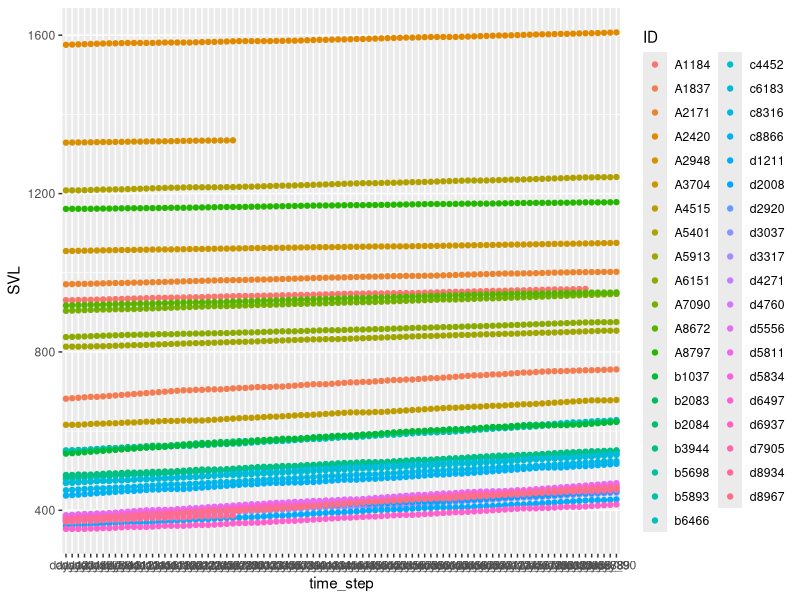
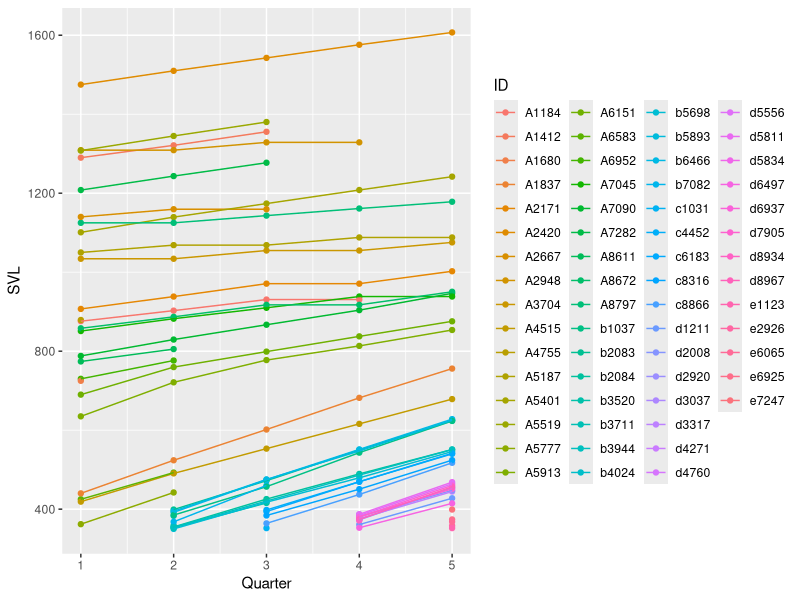
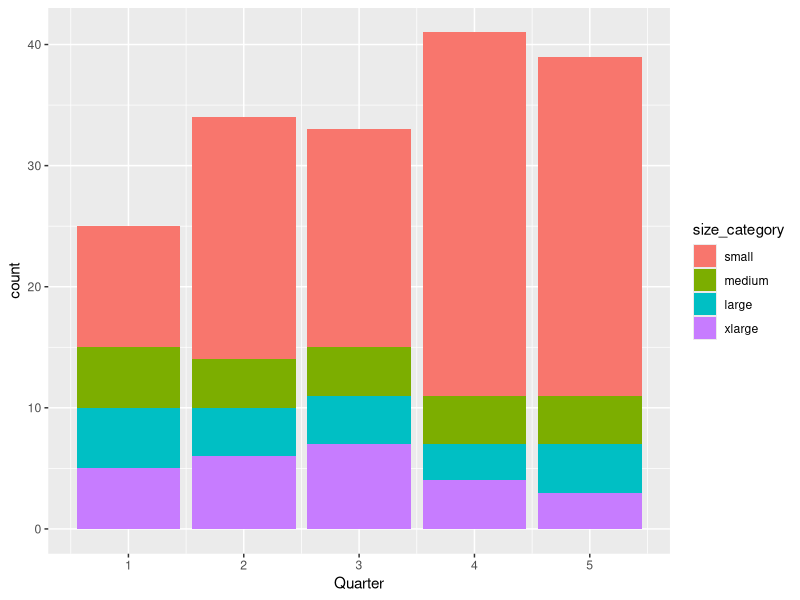
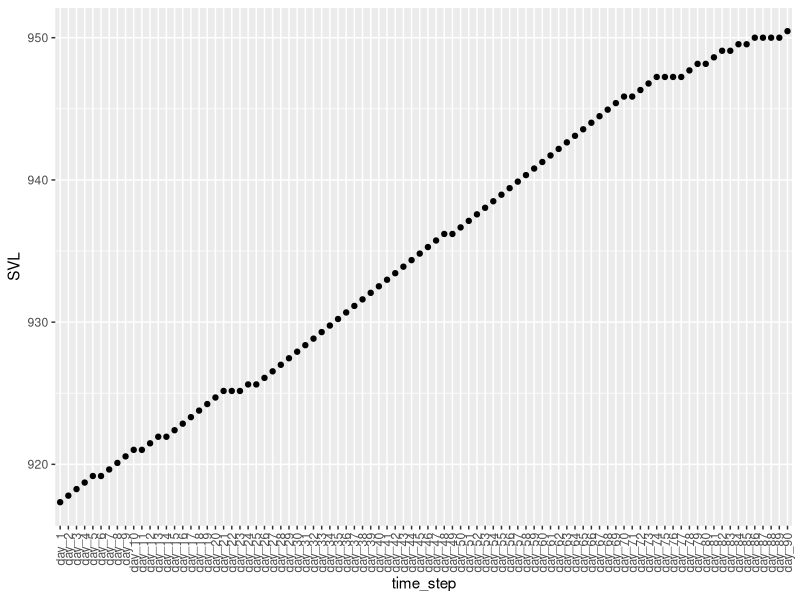

These figures' R source, in order: (Note: a time limit stopped this script after it produced the figures.)
## ---- chunk 1
knitr::opts_chunk$set(echo = TRUE)

library(reshape2)
library(ggplot2)
library(dplyr)
## ---- chunk 2

## This first version has linear growth, and the entire function will probably change when I get around to making growth non-linear (with the Gompertz functions from the growth paper)

## Inputs
# small - 1 snake, i.e. one row of dataframe of current population (columns are ID, sex and size)
# density_prob - probability (0 - 1) for the Bernoulli probability for whether or not growth occurs
# growth_rates - dataframe of 3 linear growth rates (for small, medium and large snakes' growth) for each sex, constructed using Nafus et al. 2021 values ---- THIS WILL CHANGE


## Growth rates for linear, size-based growth (based on Nafus et al. 2021 rates, which were distinct for these size bins: <750, 750 - 1000 and >1000 (different from my size bins)
growth_rate <- as.data.frame(matrix(NA, nrow = 3, ncol = 2, 
                                    dimnames = list(c("small", "medium", "large"),
                                                    c("M", "F"))))
growth_rate[1, ] <- c(1.18, 0.98) # less than 750 mm SVL
growth_rate[2, ] <- c(0.56, 0.46) # 750 - 999
growth_rate[3, ] <- c(0.52, 0.29) # greater than or equal to 1,000 

daily_growth_fun <- function(snake, 
                             density_prob,
                             growth_rate) {
  if (rbinom(1, 1, prob = density_prob) == 1) {
      if (snake$SVL < 750) {
        if (snake$sex == "M") {
          snake$SVL <- snake$SVL + growth_rate[1, 1]
        } else {
          snake$SVL <- snake$SVL + growth_rate[1, 2]
        }
      } else if (snake$SVL >= 750 & snake$SVL < 1000) {
        if (snake$sex == "M") {
          snake$SVL <- snake$SVL + growth_rate[2, 1]
        } else {
          snake$SVL <- snake$SVL + growth_rate[2, 2]
        }
      } else {
        if (snake$sex == "M") {
          snake$SVL <- snake$SVL + growth_rate[3, 1]
        } else {
          snake$SVL <- snake$SVL + growth_rate[3, 2]
        }
      }
    } else {
      snake$SVL <- snake$SVL
    }
  return(snake)
}


# Test
# daily_growth_fun(timeseries_pop[[1]][1, ], 
#                             0.75,
#                             growth_rate)

## ---- chunk 3

## Reproduction - occurs every 90 days; two ways to do this, either in one step or two. In the two step version, the first step is do they reproduce? Then, if they do, the number of offspring comes from a Poisson distribution. Same as with growth, this might make density dependence easier to incorporate by doing this in the first step. Alternatively, this could be done in a single step, with a draw from a Poisson, after isolating the females that could reproduce size-wise

## Each step needs its own function (so that the females not selected to reproduce can stay in the general population and go through the growth and mortality for loop)

#### First reproduction function: extracting females that will reproduce in this quarter

## Inputs
# start_pop <- dataframe of population at the start of the quarter (columns are ID, sex and size)
# density_prob - probability (0 - 1) for the Bernoulli probability for whether or not snake reproduces in this quarter


repro_females_fun <- function(start_pop,
                             density_prob) {
  # Extracting the females from this population
  females <- start_pop[start_pop$sex == "F",]
  # Setting up the probability of reproduction for each snake based on their size
  # For now, it's based on Savidge et al. 2007 findings, which indicated that 90% of female   snakes reached sexual maturity between 910 and 1,025 SVL (doesn't mean that each            snake has a 90% probability of reproducing in that quarter though - LOOK AT THIS   AGAIN    LATER, it definitely needs to be revised)
  for(snake in 1:nrow(females)) {
    if(females$SVL[snake] < 910) {
      females$repro_prob[snake] <- 0
    } else if (females$SVL[snake] >= 910 & females$SVL[snake] < 1025) {
      females$repro_prob[snake] <- 0.9
    } else {
      females$repro_prob[snake] <- 1
    }
  }
  # Two step version, with a coin flip for whether or not reproduction occurs
  for(snake in 1:nrow(females)) {
  # Coin flip of whether reproduction occurs is based on both density dependence and the     probablity that the individual snake will be able to reproduce based on it's size
    if (rbinom(1, 1, prob = r_density_prob*females$repro_prob[snake]) == 1) {
      females$mom_status[snake] <- 1
    } else {
      females$mom_status[snake] <- 0
    }
  }
  moms <- females[females$mom_status == 1,]
  return(moms[c(1:3)])
}

### Inputs
# mom_pop - dataframe of reproducing female population at the start of the quarter (columns are ID, sex and size)
# time_step - the (numeric) quarter the loop is running, used to help randomly assign IDs

gen_offspring_fun <- function(mom_pop,
                           time_step) {
  # Version one - using the same value for lambda for all sizes (could separate this out      into size buckets, or maybe even could make it continuous based on Nafus data)
  total_offspring <- sum(rpois(nrow(mom_pop), 2.3))
  # Creating empty dataframe to put offspring data into
  offspring <- as.data.frame(matrix(NA, nrow = total_offspring, ncol = 3))
  colnames(offspring) <- c("ID", "SVL", "sex")
  # Filling in IDs, hatchling size (with some variation) and random sex
  if(time_step <= 26) {
    offspring$ID <- paste0(letters[time_step + 1], 
                           sample(1000:9000, total_offspring))
  } else if(time_step > 26 & time_step <= 52) {
    offspring$ID <- paste0(letters[1], 
                           letters[time_step - 26], 
                           sample(1000:9000, total_offspring))
  } else if(time_step > 52 & time_step <= 78) {
    offspring$ID <- paste0(letters[2], 
                           letters[time_step - 52],
                           sample(1000:9000, total_offspring))
  } else {
    offspring$ID <- paste0(letters[3],
                           letters[time_step - 78],
                           sample(1000:9000, total_offspring))
  }
  
  offspring$SVL <- sample(350:400, total_offspring, replace = T)
  offspring$sex <- sample(c("M", "F"), total_offspring, replace = T)
  
  ## Combining the offspring with mothers and return as one dataframe
  return(offspring)
}  


# Test
# x <- repro_function(timeseries_pop[[1]],
#                0.75)


## ---- chunk 4

# Function to incorporate daily mortality rate (completely arbitrary linear rates for now, based on my original size classes)

## Natural mortality - using one day timeseries (post-growth) and size-based mortality rates (current version is that the probability is constant for each of the size-structured model size bins, and the first version here is totally arbitrary)

### Inputs
# pop - dataframe of population (columns are ID, sex and size)
# mortality_rate - vector of linear daily natural mortality rates (completely made up for now - REVISIT THIS LATER)

# Totally arbitrary mortality rates for each size class
N_mortality <- c("small" = 0.002,
                  "medium" = 0.001,
                  "large" = 0.001,
                  "xlarge" = 0.003)


daily_mortality_fun <- function(pop) {
  # Creating empty vector to hold IDs fo dead snakes
  dead_snakes <- vector()
  # Loop to apply Bernoulli function to each snake to see how many survive
  for(snake in 1:nrow(pop)) {
    if(pop$SVL[snake] <= 850) {
      if (rbinom(1, 1, prob = N_mortality[1]) == 1) { 
        dead_snakes[snake] <- pop$ID[snake]
      }
    } else if (pop$SVL[snake] > 850 & pop$SVL[snake] <= 950) {
      if (rbinom(1, 1, prob = N_mortality[2]) == 1) { 
        dead_snakes[snake] <- pop$ID[snake]
      }
    } else if (pop$SVL[snake] > 950 & pop$SVL[snake] <= 1150) {
      if (rbinom(1, 1, prob = N_mortality[3]) == 1) { 
        dead_snakes[snake] <- pop$ID[snake]
      } 
    } else if (pop$SVL[snake] > 1150) {
      if (rbinom(1, 1, prob = N_mortality[4]) == 1) { 
        dead_snakes[snake] <- pop$ID[snake]
      }
    }
  }
  # Get rid of NAs in dead snake ID vector
  dead_snakes <- dead_snakes[!is.na(dead_snakes)]
  
  # Extract surviving snakes 
  pop_2 <- pop[!pop$ID %in% dead_snakes,]
}


# Test
# y <- daily_mortality_fun(timeseries_pop[[1]])


## ---- chunk 5

set.seed(18)

# Setting up initial population:
init_pop <- as.data.frame(matrix(NA, nrow = 25, ncol = 3))
colnames(init_pop) <- c("ID", "SVL", "sex")

init_pop$ID <- paste0("A", sample(1000:9000, 25))
init_pop$SVL <- c(sample(350:850, 10), sample(851:950, 5), sample(951:1150, 5), sample(1151:1600, 5)) # initial size dist is 40% small, and 20% medium, large and x-large
init_pop$sex <- sample(c("M", "F"), 25, replace = T)

# Density parameter; probability of coin flip; 1 means snake grows, 0 means it doesn't
g_density_prob <- 0.75 # to operate stochastically, growth can't be 100% guaranteed

# Density parameter; probability of coin flip; 1 means snake grows, 0 means it doesn't
r_density_prob <- 0.75 # to operate stochastically, reproduction can't be 100% guaranteed

# Two time steps will be used, one for days in the quarter and the other for number of quarters, which is initially set to 4 (one year)
day_time_step <- 90
quarter_time_step <- 4

# Empty lists to put population from each time step in (initially recording everything, eventually I'll only need one, for the quarter time step)
quarter_timeseries_pop <- list()
daily_timeseries_pop <- list()

# Just growing individuals - first step, do they grow? Bernoulli (density dependent - start with no density dependence, so yes they grow), then if yes, how much do they grow? Normal or Gamma, maybe? Oh, don't want growth to be negative, so not normal - maybe gamma would work

# Setting up first population
quarter_timeseries_pop[[1]] <- init_pop
# Setting up empty dataframe to record IDs for reproducing females in each quarter
repro_females_timeseries <- list()

for(quarter in 1:quarter_time_step) {
  # Isolate reproducing females for this quarter; after first quarter, check for the females   who reproduced last quarter and skip them this quarter
  if (quarter == 1) {
    moms <- repro_females_fun(start_pop = quarter_timeseries_pop[[quarter]],
                            density_prob = r_density_prob)
  } else {
    recent_mom_IDs <- repro_females_timeseries[[quarter - 1]]$ID
    moms <- repro_females_fun(start_pop = quarter_timeseries_pop[[quarter]][!quarter_timeseries_pop[[quarter]]$ID %in% recent_mom_IDs,],
                            density_prob = r_density_prob)
  }
  
  # Producing new offspring to join population at the end   of the quarter
  offspring <- gen_offspring_fun(mom_pop = moms,
                              time_step = quarter)
  # Excluding reproducing females from population about to go through growth and mortality   for the quarter
  daily_timeseries_pop[[1]] <- quarter_timeseries_pop[[quarter]][!quarter_timeseries_pop[[quarter]]$ID %in% moms$ID, ]
  # Producing daily growth and mortality for 90 days
  for(day in 1:(day_time_step-1)) {
  pop <- daily_timeseries_pop[[day]]
  for(snake in 1:nrow(pop)) {
    pop[snake,] <- daily_growth_fun(pop[snake,], 
                                   g_density_prob,
                                   growth_rate)
  }
  surviving_pop <- daily_mortality_fun(pop)
  daily_timeseries_pop[[day + 1]] <- surviving_pop
  }     
  names(daily_timeseries_pop) <- paste0("day_", c(1:day_time_step))
  
  # Adding offspring and the reproducing females back into the surviving and grown general   population to be the start of the next quarter
  quarter_timeseries_pop[[quarter + 1]] <- rbind(daily_timeseries_pop[[day_time_step]], moms, offspring)
  
  # Keeping track of which females reproduced in which quarters (next step will be to use     this to exclude females who've reproduced in the last 2 quarters)
  repro_females_timeseries[[quarter]] <- moms
}



# Melting daily timeseries (only the 90 days in the final quarter) into a single dataframe
all_days <- melt(daily_timeseries_pop, id.vars = c("ID", "sex"))
colnames(all_days)[4:5] <- c("SVL", "time_step")
all_days$time_step <- factor(all_days$time_step, levels = names(daily_timeseries_pop))

# Melt quarter timeseries into a single dataframe
all_quarters <- melt(quarter_timeseries_pop, id.vars = c("ID", "sex"))
colnames(all_quarters)[4:5] <- c("SVL", "Quarter")

# Adding size distribution to combined quarters dataframe
for(snake in 1:nrow(all_quarters)) {
  if(all_quarters$SVL[snake] <= 850) {
    all_quarters$size_category[snake] <- "small"
  } else if(all_quarters$SVL[snake] > 850 & all_quarters$SVL[snake] <= 950) {
    all_quarters$size_category[snake] <- "medium"
  } else if(all_quarters$SVL[snake] > 950 & all_quarters$SVL[snake] <= 1150) {
    all_quarters$size_category[snake] <- "large"
  } else {
    all_quarters$size_category[snake] <- "xlarge"
  }
}
# Factoring size category column for graphing
all_quarters$size_category <- factor(all_quarters$size_category, 
                                     levels = c("small", "medium", "large", "xlarge"))

# Plotting results for individual snake growth for daily timeseries
ggplot(all_days, aes(x = time_step, y = SVL, color = ID)) +
  geom_point()

# Plotting all results for individual snake growth over quarter timeseries
ggplot(all_quarters, aes(x = Quarter, y = SVL, color = ID)) +
  geom_point() +
  geom_line()

# Plotting the total population in each quarter
ggplot(all_quarters, aes(x = Quarter, fill = size_category)) +
  geom_bar()

# Isolating and graphing one snake
snake <- all_days[all_days$ID == all_days$ID[22],]
ggplot(snake, aes(x = time_step, y = SVL)) +
  geom_point() +
  theme(axis.text.x = element_text(angle = 90, vjust = 0.5, hjust=1))



## ---- chunk 6

set.seed(89)

# Initial population size:
init_N <- 300

# Initial size distribution:
init_size_dist <- c("small" = 0.4,
                    "medium" = 0.2,
                    "large" = 0.2,
                    "xlarge" = 0.2)

# Setting up initial population:
init_pop <- as.data.frame(matrix(NA, nrow = init_N, ncol = 3))
colnames(init_pop) <- c("ID", "SVL", "sex")

init_pop$ID <- paste0("A", sample(1000:9000, init_N))
init_pop$SVL <- c(sample(350:850, (init_N*init_size_dist[1])), 
                  sample(851:950, (init_N*init_size_dist[2])), 
                  sample(951:1150, (init_N*init_size_dist[3])), 
                  sample(1151:1600, (init_N*init_size_dist[4]))) 
init_pop$sex <- sample(c("M", "F"), init_N, replace = T)

# Density parameter; probability of coin flip; 1 means snake grows, 0 means it doesn't
g_density_prob <- 0.75 # to operate stochastically, growth can't be 100% guaranteed

# Density parameter; probability of coin flip; 1 means snake grows, 0 means it doesn't
r_density_prob <- 0.75 # to operate stochastically, reproduction can't be 100% guaranteed

# Two time steps will be used, one for days in the quarter and the other for number of quarters, which is initially set to 4 (one year)
day_time_step <- 90
quarter_time_step <- 80 # 20 years


# Empty lists to put population from each time step in (initially recording everything, eventually I'll only need one, for the quarter time step)
quarter_timeseries_pop <- list()
daily_timeseries_pop <- list()

# Setting up first population
quarter_timeseries_pop[[1]] <- init_pop
# Setting up empty dataframe to record IDs for reproducing females in each quarter
repro_females_timeseries <- list()

for(quarter in 1:quarter_time_step) {
  # Isolate reproducing females for this quarter; after first quarter, check for the females   who reproduced last quarter and skip them this quarter
  if (quarter == 1) {
    moms <- repro_females_fun(start_pop = quarter_timeseries_pop[[quarter]],
                            density_prob = r_density_prob)
  } else {
    recent_mom_IDs <- repro_females_timeseries[[quarter - 1]]$ID
    moms <- repro_females_fun(start_pop = quarter_timeseries_pop[[quarter]][!quarter_timeseries_pop[[quarter]]$ID %in% recent_mom_IDs,],
                            density_prob = r_density_prob)
  }
  
  # Producing new offspring to join population at the end   of the quarter
  offspring <- gen_offspring_fun(mom_pop = moms,
                              time_step = quarter)
  # Excluding reproducing females from population about to go through growth and mortality   for the quarter
  daily_timeseries_pop[[1]] <- quarter_timeseries_pop[[quarter]][!quarter_timeseries_pop[[quarter]]$ID %in% moms$ID, ]
  # Producing daily growth and mortality for 90 days
  for(day in 1:(day_time_step-1)) {
  pop <- daily_timeseries_pop[[day]]
  for(snake in 1:nrow(pop)) {
    pop[snake,] <- daily_growth_fun(pop[snake,], 
                                   g_density_prob,
                                   growth_rate)
  }
  surviving_pop <- daily_mortality_fun(pop)
  daily_timeseries_pop[[day + 1]] <- surviving_pop
  }     
  names(daily_timeseries_pop) <- paste0("day_", c(1:day_time_step))
  
  # Adding offspring and the reproducing females back into the surviving and grown general   population to be the start of the next quarter 
  quarter_timeseries_pop[[quarter + 1]] <- rbind(daily_timeseries_pop[[day_time_step]], moms, offspring)
  
  # Keeping track of which females reproduced in which quarters 
  repro_females_timeseries[[quarter]] <- moms
}



# Melting daily timeseries (only the 90 days in the final quarter are saved) into a single dataframe
all_days <- melt(daily_timeseries_pop, id.vars = c("ID", "sex"))
colnames(all_days)[4:5] <- c("SVL", "time_step")
all_days$time_step <- factor(all_days$time_step, levels = names(daily_timeseries_pop))

# Melt quarter timeseries into a single dataframe
all_quarters <- melt(quarter_timeseries_pop, id.vars = c("ID", "sex"))
colnames(all_quarters)[4:5] <- c("SVL", "Quarter")

# Adding size distribution to combined quarters dataframe
for(snake in 1:nrow(all_quarters)) {
  if(all_quarters$SVL[snake] <= 850) {
    all_quarters$size_category[snake] <- "small"
  } else if(all_quarters$SVL[snake] > 850 & all_quarters$SVL[snake] <= 950) {
    all_quarters$size_category[snake] <- "medium"
  } else if(all_quarters$SVL[snake] > 950 & all_quarters$SVL[snake] <= 1150) {
    all_quarters$size_category[snake] <- "large"
  } else {
    all_quarters$size_category[snake] <- "xlarge"
  }
}
# Factoring size category column for graphing
all_quarters$size_category <- factor(all_quarters$size_category, 
                                     levels = c("small", "medium", "large", "xlarge"))

# # Plotting results for individual snake growth for daily timeseries
# # Subsetting randomly to get a smaller number of snakes (dol)
# 
# ggplot(all_days_subset, aes(x = time_step, y = SVL, color = ID)) +
#   geom_point()
# 
# # Plotting all results for individual snake growth over quarter timeseries, for subset (plotting all )
# ggplot(all_quarters, aes(x = Quarter, y = SVL, color = ID)) +
#   geom_point() +
#   geom_line()

# Plotting the total population and size distribution in each quarter
ggplot(all_quarters, aes(x = Quarter, fill = size_category)) +
  geom_bar()

# Isolating and graphing one snake
snake <- 
ggplot(snake, aes(x = time_step, y = SVL)) +
  geom_point() +
  theme(axis.text.x = element_text(angle = 90, vjust = 0.5, hjust=1))


# Saving the first version with 300 individuals for 20 years (both the quarters and daily timeseries') to look at next week without having to re-run everything
saveRDS(quarter_timeseries_pop, file = here("Data/quarter_timeseries_3.3.23.rds"))
saveRDS(daily_timeseries_pop, file = here("Data/daily_timeseries_3.3.23.rds"))


## What proportion of females reproduced each quarter?
mom_rate <- vector()
for(quarter in 1:length(repro_females_timeseries)) {
  mom_rate[quarter] <- nrow(repro_females_timeseries[[quarter]])/nrow(quarter_timeseries_pop[[quarter + 1]][quarter_timeseries_pop[[quarter + 1]]$sex == "F", ])
}

summary(mom_rate) # mean = 12.4%, min = 8% and max = 29%

## How many offspring were added each quarter?
offspring_per_quarter <- vector()
for(quarter in 2:length(quarter_timeseries_pop)) {
  offspring_per_quarter[quarter - 1] <- nrow(quarter_timeseries_pop[[quarter]][!quarter_timeseries_pop[[quarter]]$ID %in% quarter_timeseries_pop[[quarter - 1]]$ID,])
}

summary(offspring_per_quarter) # mean = 72, min = 36 and max = 127

## How many died in each quarter?
mortality_rate <- vector()
for(quarter in 1:(length(quarter_timeseries_pop)-1)) {
  mortality_rate[quarter] <- 
    nrow(quarter_timeseries_pop[[quarter]][!quarter_timeseries_pop[[quarter]]$ID %in% quarter_timeseries_pop[[quarter + 1]]$ID,])/nrow(quarter_timeseries_pop[[quarter]])
}

summary(mortality_rate) # mean = 14%, min = 11% and max = 20% -- DEFINITELY too high

## What is the lifespan of individuals? (just the ones that have been born within the simulation - the burn in period in the future might be to run until the original individuals have all died)

lifespan_quarters <- vector()
# Excluding the original individuals
new_all_Qs <- all_quarters[-grep("A", all_quarters$ID),]
for(snake in 1:length(unique(new_all_Qs$ID))) {
  lifespan_quarters[snake] <- nrow(new_all_Qs[new_all_Qs$ID == new_all_Qs$ID[snake],])
}

summary(lifespan_quarters) # Mean = 12.5 (3.1 years), min = 1 and max = 65 (16.25 years)

# Maximum size reached (also only for snakes born in the simulation)
max_size <- vector()
for(snake in 1:length(unique(new_all_Qs$ID))) {
  max_size[snake] <- max(new_all_Qs$SVL[new_all_Qs$ID == new_all_Qs$ID[snake]])
}

summary(max_size) # Mean = 867.6, min = 351 and max = 2,056


## ---- chunk 7

# Starting population list to iterate over 
N_options <- seq(100, 1100, 200) # 15 scenarios
# Vector of names for lists of results by starting population
SP_list_names <- paste0("SP_", N_options)

##### Parameters that won't change
# Initial size distribution:
init_size_dist <- c("small" = 0.4,
                    "medium" = 0.2,
                    "large" = 0.2,
                    "xlarge" = 0.2)
# Density parameter; probability of coin flip; 1 means snake grows, 0 means it doesn't
g_density_prob <- 0.75 # to operate stochastically, growth can't be 100% guaranteed

# Density parameter; probability of coin flip; 1 means snake grows, 0 means it doesn't
r_density_prob <- 0.75 # to operate stochastically, reproduction can't be 100% guaranteed

# Two time steps will be used, one for days in the quarter and the other for number of quarters, which is initially set to 4 (one year)
day_time_step <- 90
quarter_time_step <- 80 # 20 years

### Lists to store all quarter timeseries, final daily timeseries and reproducing female IDs for each quarter by starting population size as they change through time
all_quarter_timeseries <- list()
all_daily_timeseries <- list()
all_repro_females <- list()

### Loop for running full model with different starting populations (100 - 1,100)
for(init_N in 1:length(N_options)) {
  # Setting up initial population:
  init_pop <- as.data.frame(matrix(NA, nrow = N_options[init_N], ncol = 3))
  colnames(init_pop) <- c("ID", "SVL", "sex")
  # Creating unique IDs, randomly sampled sizes with specified size distribution, and     randomly selected sex
  init_pop$ID <- paste0("A", sample(1000:9000, N_options[init_N]))
  init_pop$SVL <- c(sample(350:850, (N_options[init_N]*init_size_dist[1]), replace = T), 
                  sample(851:950, (N_options[init_N]*init_size_dist[2]), replace = T), 
                  sample(951:1150, (N_options[init_N]*init_size_dist[3]), replace = T), 
                  sample(1151:1600, (N_options[init_N]*init_size_dist[4]), replace = T)) 
  init_pop$sex <- sample(c("M", "F"), N_options[init_N], replace = T)
  
  # Empty lists to put population from each time step in (initially recording everything, eventually I'll only need one, for the quarter time step)
  quarter_timeseries <- list()
  daily_timeseries <- list()

  # Setting up first population
  quarter_timeseries[[1]] <- init_pop
  # Setting up empty dataframe to record IDs for reproducing females in each quarter
  repro_females <- list()
  
  ### Running through timeseries (quarters, and days within each quarter)
  for(quarter in 1:quarter_time_step) {
  # Isolate reproducing females for this quarter; after first quarter, check for the females   who reproduced last quarter and skip them this quarter
  if (quarter == 1) {
    moms <- repro_females_fun(start_pop = quarter_timeseries[[quarter]],
                            density_prob = r_density_prob)
  } else {
    recent_mom_IDs <- repro_females[[quarter - 1]]$ID
    moms <- repro_females_fun(start_pop = quarter_timeseries[[quarter]][!quarter_timeseries[[quarter]]$ID %in% recent_mom_IDs,],
                            density_prob = r_density_prob)
  }
  
  # Producing new offspring to join population at the end   of the quarter
  offspring <- gen_offspring_fun(mom_pop = moms,
                              time_step = quarter)
  # Excluding reproducing females from population about to go through growth and mortality   for the quarter
  daily_timeseries[[1]] <- quarter_timeseries[[quarter]][!quarter_timeseries[[quarter]]$ID %in% moms$ID, ]
  # Producing daily growth and mortality for 90 days
  for(day in 1:(day_time_step-1)) {
  pop <- daily_timeseries[[day]]
  for(snake in 1:nrow(pop)) {
    pop[snake,] <- daily_growth_fun(pop[snake,], 
                                   g_density_prob,
                                   growth_rate)
  }
  surviving_pop <- daily_mortality_fun(pop)
  daily_timeseries[[day + 1]] <- surviving_pop
  }     
  names(daily_timeseries) <- paste0("day_", c(1:day_time_step))
  
  # Adding offspring and the reproducing females back into the surviving and grown general   population to be the start of the next quarter 
  quarter_timeseries[[quarter + 1]] <- rbind(daily_timeseries[[day_time_step]], 
                                             moms, offspring)
  
  # Keeping track of which females reproduced in which quarters 
  repro_females[[quarter]] <- moms
  }
  
  # Saving last day, quarter and reproducing mom IDs to appropriate lists
  all_quarter_timeseries[[init_N]] <- quarter_timeseries
  all_daily_timeseries[[init_N]] <- daily_timeseries
  all_repro_females[[init_N]] <- repro_females
}

names(all_quarter_timeseries) <- SP_list_names
names(all_daily_timeseries) <- SP_list_names
names(all_repro_females) <- SP_list_names

## Saving all lists 
saveRDS(all_quarter_timeseries, here("Data/start_pop_all_quarters.rds"))
saveRDS(all_daily_timeseries, here("Data/start_pop_all_daily.rds"))
saveRDS(all_repro_females, here("Data/start_pop_all_repro_females.rds"))

## Creating and saving plots to compare model performance at different starting populations

for(N in 1:length(N_options)) {
  # Melt quarter timeseries into a single dataframe
  all_quarters <- melt(all_quarter_timeseries[[N]], id.vars = c("ID", "sex"))
  colnames(all_quarters)[4:5] <- c("SVL", "Quarter")

  # Adding size distribution to combined quarters dataframe
  for(snake in 1:nrow(all_quarters)) {
    if(all_quarters$SVL[snake] <= 850) {
    all_quarters$size_category[snake] <- "small"
    } else if(all_quarters$SVL[snake] > 850 & all_quarters$SVL[snake] <= 950) {
    all_quarters$size_category[snake] <- "medium"
    } else if(all_quarters$SVL[snake] > 950 & all_quarters$SVL[snake] <= 1150) {
    all_quarters$size_category[snake] <- "large"
    } else {
    all_quarters$size_category[snake] <- "xlarge"
    }
  }
  # Factoring size category column for graphing
  all_quarters$size_category <- factor(all_quarters$size_category, 
                                     levels = c("small", "medium", "large", "xlarge"))
  
  # Plotting the total population and size distribution in each quarter
  plot <- ggplot(all_quarters, aes(x = Quarter, fill = size_category)) +
    geom_bar()
  # Saving plot
  ggsave(paste0(here("Results/starting_pop_"), SP_list_names[N], "_ts_plot.png"))
}
